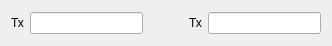
<?xml version="1.0" encoding="UTF-8"?>
<ui version="4.0">
 <class>PairPoints</class>
 <widget class="QWidget" name="PairPoints">
  <property name="geometry">
   <rect>
    <x>0</x>
    <y>0</y>
    <width>332</width>
    <height>46</height>
   </rect>
  </property>
  <property name="windowTitle">
   <string>Form</string>
  </property>
  <layout class="QHBoxLayout" name="horizontalLayout">
   <item>
    <widget class="QLabel" name="label">
     <property name="text">
      <string>Тх</string>
     </property>
    </widget>
   </item>
   <item>
    <widget class="QLineEdit" name="lineEdit">
     <property name="sizePolicy">
      <sizepolicy hsizetype="Expanding" vsizetype="Fixed">
       <horstretch>8</horstretch>
       <verstretch>0</verstretch>
      </sizepolicy>
     </property>
    </widget>
   </item>
   <item>
    <spacer name="horizontalSpacer">
     <property name="orientation">
      <enum>Qt::Horizontal</enum>
     </property>
     <property name="sizeHint" stdset="0">
      <size>
       <width>40</width>
       <height>20</height>
      </size>
     </property>
    </spacer>
   </item>
   <item>
    <widget class="QLabel" name="label_2">
     <property name="text">
      <string>Тх</string>
     </property>
    </widget>
   </item>
   <item>
    <widget class="QLineEdit" name="lineEdit_2">
     <property name="sizePolicy">
      <sizepolicy hsizetype="Expanding" vsizetype="Fixed">
       <horstretch>8</horstretch>
       <verstretch>0</verstretch>
      </sizepolicy>
     </property>
    </widget>
   </item>
  </layout>
 </widget>
 <resources/>
 <connections/>
</ui>
